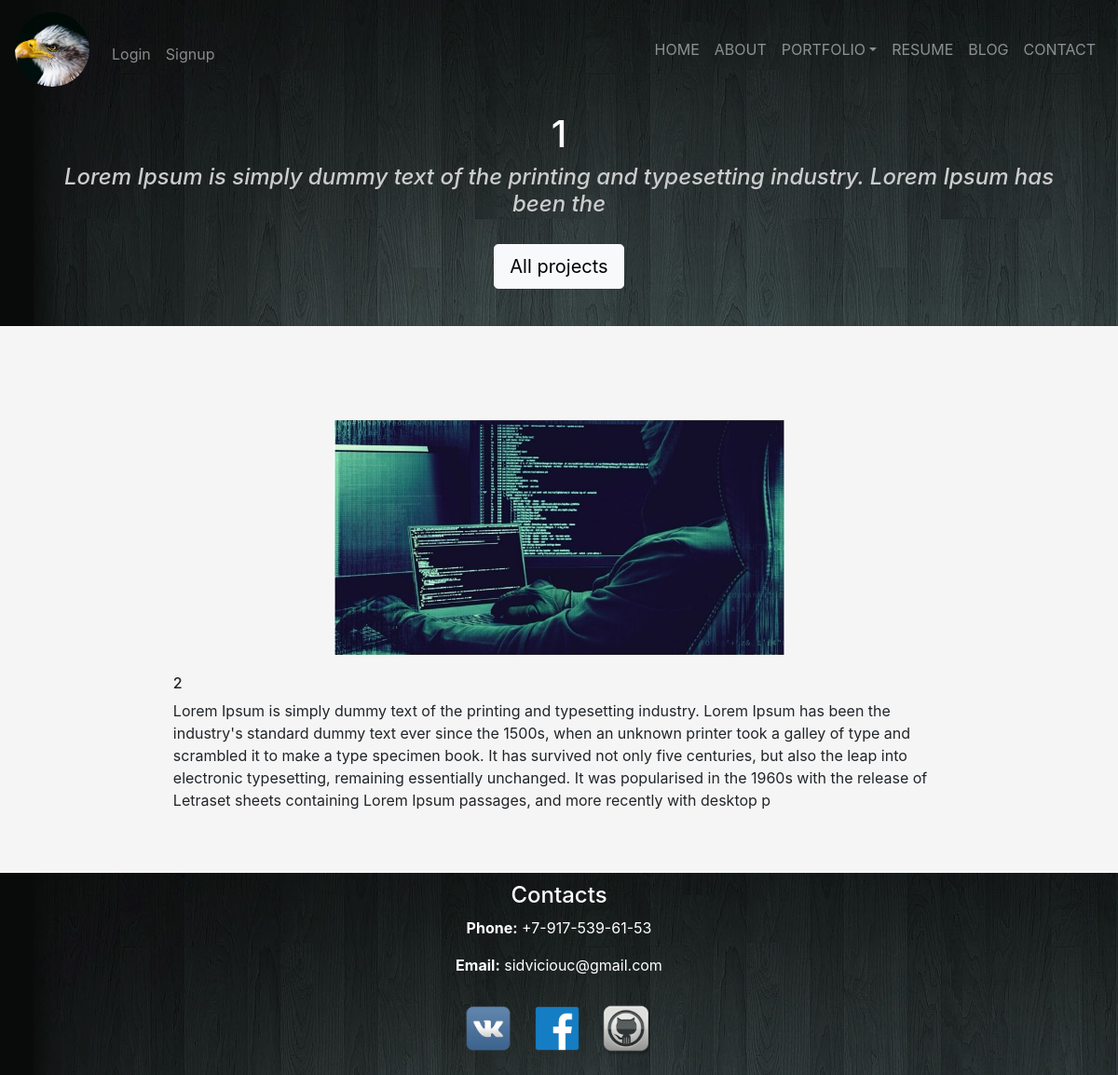
The app's page /portfolio/software-development/1/ with its own data.
### portfolio/models.py (models this page shows, shortened)
class Project(models.Model):
    title = models.CharField(max_length=500)
    category = models.ForeignKey('Category', on_delete=models.SET_NULL, null=True)
    short_description = models.TextField()
    technologies = models.CharField(max_length=500)
    main_image = models.FilePathField(path="portfolio/img/", null=True, blank=True)
    full_description = models.TextField()

### portfolio/views.py (the view)
# urls.py: path('software-development/<int:pk>/', views.SoftwareProjectDetailView.as_view(), name='software_project_detail'),
class SoftwareProjectDetailView(generic.DetailView):
    model = Project
    template_name = 'portfolio/software_project_detail.html'

### portfolio/templates/portfolio/software_project_detail.html (shortened to what this page needs)
{% extends "base.html" %}
{% load static %}
{% block main_header %} {{ project.title }} {% endblock %}
{% block secondary_header %} {{ project.short_description }} {% endblock %}
{% block button-href %} /portfolio/software-development/ {% endblock %}
{% block button %} All projects {% endblock %}
{% block page_content %}
  <div class="row" style="padding-top: 100px">
      <div class="col-md-3"></div>
      <div class="col-md-6">
          <img class="card-img-top" src="{% static project.main_image %}" alt="photo">
      </div>
  </div>
  <div class="row" style="padding-top: 20px">
      <div class="col-md-1"></div>
      <div class="col-md-10">
          <h6>{{ project.technologies }}</h6>
          <p>{{ project.full_description|safe }}</p>
      </div>
  </div>
{% endblock %}

### records on screen
Project: title "1", short_description "Lorem Ipsum is simply dummy text of the printing and typesetting industry. Lorem Ipsum has been the", main_image (picture), technologies "2", full_description "Lorem Ipsum is simply dummy text of the printing and typesetting industry. Lorem Ipsum has been the industry's standard dummy text ever since the 1500s, when an unknown printer took a galley of type and scrambled it to make a type specimen book. It has survived not only five centuries, but also the leap into electronic typesetting, remaining essentially unchanged. It was popularised in the 1960s with the release of Letraset sheets containing Lorem Ipsum passages, and more recently with desktop p"
